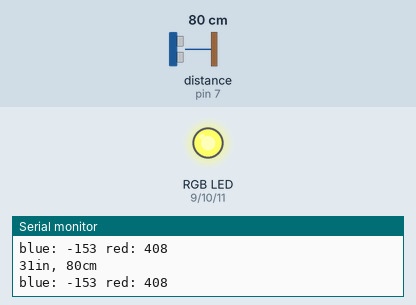
Simulated run of this sketch. Board: Arduino Uno, built with avr-gcc and run on an emulated ATmega328P. On the bench: an RGB LED mixed from three pins (HIGH = lit), the last lines printed to the serial monitor. Wiring (inferred from the names in the program): ultrasonic range finder: trigger pin 7; echo pin 7. Dashed ring = blinking. Inputs (shaded band) come from the test bench; at power-on: distance to the obstacle (sensor on pin 7) 80 cm. The echo pulse lasts 58.3 µs per cm.

Above: at 1.2 s.
1.3 s: distance to the obstacle (sensor on pin 7) set to 2 cm
At 1.53 s:
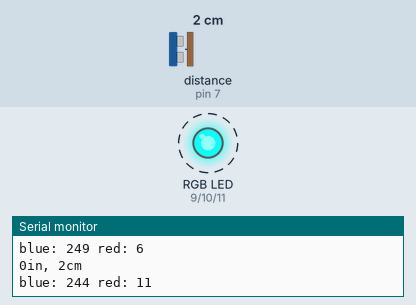
4.3 s: distance to the obstacle (sensor on pin 7) set to 60 cm
5.8 s: distance to the obstacle (sensor on pin 7) set to 18 cm
At 6.9 s:
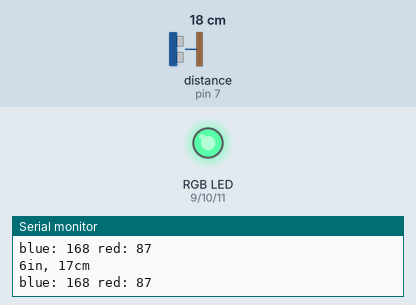
7.3 s: distance to the obstacle (sensor on pin 7) set to 120 cm
At 8.5 s:
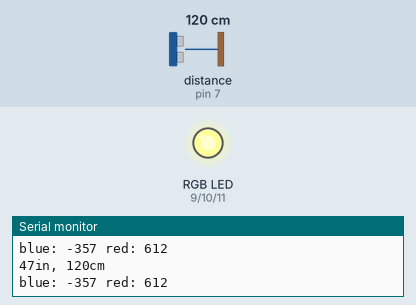
8.8 s: distance to the obstacle (sensor on pin 7) set to 250 cm
At 9.5 s:
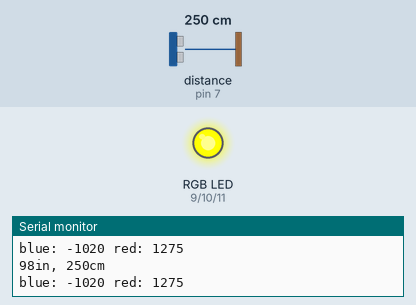
10.3 s: distance to the obstacle (sensor on pin 7) set to 35 cm
At 11.8 s:
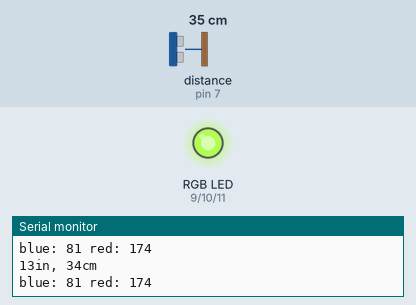
Timing chart, 0 to 12.8 s (numbered marks = the images above; inputs shaded):
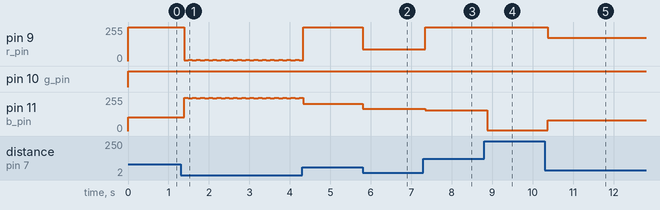

The sketch:

pingTest.ino
```cpp
int pingPin = 7;
int b_pin = 11;
int g_pin = 10;
int r_pin = 9;


void setup() {
  // initialize serial communication:
  pinMode(r_pin, OUTPUT);
  pinMode(g_pin, OUTPUT);
  pinMode(b_pin, OUTPUT);
  Serial.begin(9600);
}

void loop() {
  // establish variables for duration of the ping, and the distance result
  // in inches and centimeters:
  pinMode(pingPin, OUTPUT);
  long duration, inches, cm;

  // The PING))) is triggered by a HIGH pulse of 2 or more microseconds.
  // Give a short LOW pulse beforehand to ensure a clean HIGH pulse:
  digitalWrite(pingPin, LOW);
  delayMicroseconds(2);
  digitalWrite(pingPin, HIGH);
  delayMicroseconds(5);
  digitalWrite(pingPin, LOW);

  // The same pin is used to read the signal from the PING))): a HIGH pulse
  // whose duration is the time (in microseconds) from the sending of the ping
  // to the reception of its echo off of an object.
  pinMode(pingPin, INPUT);
  duration = pulseIn(pingPin, HIGH);

  // convert the time into a distance
  inches = microsecondsToInches(duration);
  cm = microsecondsToCentimeters(duration);

  Serial.print(inches);
  Serial.print("in, ");
  Serial.print(cm);
  Serial.print("cm");
  Serial.println();

  int blue = map(cm, 50, 0, 0, 255);
  int red = 255 - blue;
  Serial.print("blue: ");
  Serial.print(blue);
  Serial.print(" red: ");
  Serial.print(red);
  Serial.println();
  set_rgb(red, 255, blue);
  delay(100);
}

long microsecondsToInches(long microseconds) {
  return microseconds / 74 / 2;
}

long microsecondsToCentimeters(long microseconds) {
  return microseconds / 29 / 2;
}

void set_rgb(int r_val, int g_val, int b_val){
  analogWrite(r_pin, r_val);
  analogWrite(g_pin, g_val);
  analogWrite(b_pin, b_val);
}
```

Measured:
- after the input at 1.3 s, pin 9 (r_pin): alternates 11/255 for 0.10 s and 6/255 for 0.10 s, starting after 0.08 s; pin 11 (b_pin): alternates 249/255 for 0.10 s and 244/255 for 0.10 s, starting after 0.08 s
- after the input at 5.8 s, pin 9 (r_pin): 255/255 → 87/255 at once; pin 11 (b_pin): 205/255 → 168/255 at once
- after the input at 7.3 s, pin 9 (r_pin): 87/255 → 255/255 after 0.05 s; pin 11 (b_pin): 168/255 → 155/255 after 0.05 s
- after the input at 8.8 s, pin 11 (b_pin): 155/255 → 4/255 after 0.08 s
- after the input at 10.3 s, pin 9 (r_pin): 255/255 → 174/255 after 0.08 s; pin 11 (b_pin): 4/255 → 81/255 after 0.08 s
